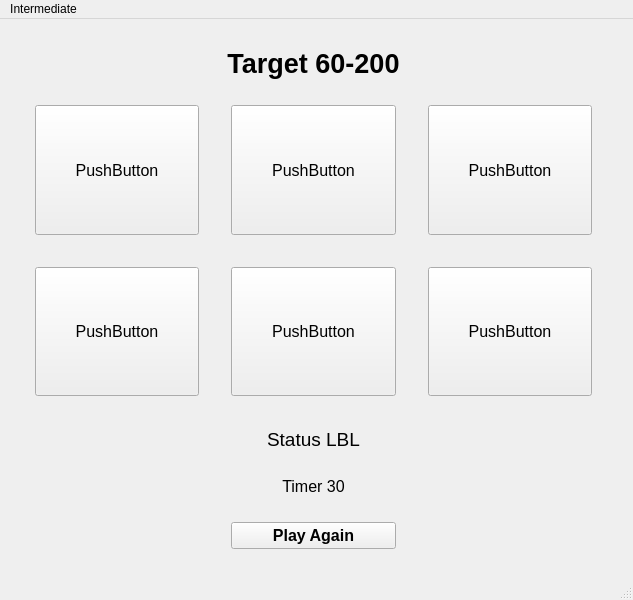
<?xml version="1.0" encoding="UTF-8"?>
<ui version="4.0">
 <class>IntermediateWindow</class>
 <widget class="QMainWindow" name="IntermediateWindow">
  <property name="geometry">
   <rect>
    <x>0</x>
    <y>0</y>
    <width>633</width>
    <height>600</height>
   </rect>
  </property>
  <property name="windowTitle">
   <string>MainWindow</string>
  </property>
  <widget class="QWidget" name="centralwidget">
   <layout class="QGridLayout" name="gridLayout">
    <item row="0" column="1" colspan="5">
     <layout class="QVBoxLayout" name="verticalLayout">
      <item>
       <spacer name="horizontalSpacer_7">
        <property name="orientation">
         <enum>Qt::Horizontal</enum>
        </property>
        <property name="sizeHint" stdset="0">
         <size>
          <width>40</width>
          <height>20</height>
         </size>
        </property>
       </spacer>
      </item>
      <item>
       <widget class="QLabel" name="label">
        <property name="font">
         <font>
          <pointsize>20</pointsize>
          <weight>75</weight>
          <bold>true</bold>
         </font>
        </property>
        <property name="text">
         <string>Target 60-200</string>
        </property>
        <property name="alignment">
         <set>Qt::AlignCenter</set>
        </property>
       </widget>
      </item>
      <item>
       <spacer name="horizontalSpacer_8">
        <property name="orientation">
         <enum>Qt::Horizontal</enum>
        </property>
        <property name="sizeHint" stdset="0">
         <size>
          <width>40</width>
          <height>20</height>
         </size>
        </property>
       </spacer>
      </item>
     </layout>
    </item>
    <item row="3" column="1">
     <widget class="QPushButton" name="pushButton_4">
      <property name="sizePolicy">
       <sizepolicy hsizetype="Preferred" vsizetype="Preferred">
        <horstretch>0</horstretch>
        <verstretch>0</verstretch>
       </sizepolicy>
      </property>
      <property name="font">
       <font>
        <pointsize>12</pointsize>
       </font>
      </property>
      <property name="text">
       <string>PushButton</string>
      </property>
     </widget>
    </item>
    <item row="3" column="5">
     <widget class="QPushButton" name="pushButton_6">
      <property name="sizePolicy">
       <sizepolicy hsizetype="Preferred" vsizetype="Preferred">
        <horstretch>0</horstretch>
        <verstretch>0</verstretch>
       </sizepolicy>
      </property>
      <property name="font">
       <font>
        <pointsize>12</pointsize>
       </font>
      </property>
      <property name="text">
       <string>PushButton</string>
      </property>
     </widget>
    </item>
    <item row="4" column="5">
     <spacer name="horizontalSpacer_6">
      <property name="orientation">
       <enum>Qt::Horizontal</enum>
      </property>
      <property name="sizeHint" stdset="0">
       <size>
        <width>40</width>
        <height>20</height>
       </size>
      </property>
     </spacer>
    </item>
    <item row="3" column="2">
     <spacer name="verticalSpacer_3">
      <property name="orientation">
       <enum>Qt::Vertical</enum>
      </property>
      <property name="sizeHint" stdset="0">
       <size>
        <width>20</width>
        <height>40</height>
       </size>
      </property>
     </spacer>
    </item>
    <item row="1" column="1">
     <widget class="QPushButton" name="pushButton">
      <property name="sizePolicy">
       <sizepolicy hsizetype="Preferred" vsizetype="Preferred">
        <horstretch>0</horstretch>
        <verstretch>0</verstretch>
       </sizepolicy>
      </property>
      <property name="font">
       <font>
        <pointsize>12</pointsize>
       </font>
      </property>
      <property name="text">
       <string>PushButton</string>
      </property>
     </widget>
    </item>
    <item row="2" column="3">
     <spacer name="horizontalSpacer_2">
      <property name="orientation">
       <enum>Qt::Horizontal</enum>
      </property>
      <property name="sizeHint" stdset="0">
       <size>
        <width>40</width>
        <height>20</height>
       </size>
      </property>
     </spacer>
    </item>
    <item row="3" column="3">
     <widget class="QPushButton" name="pushButton_5">
      <property name="sizePolicy">
       <sizepolicy hsizetype="Preferred" vsizetype="Preferred">
        <horstretch>0</horstretch>
        <verstretch>0</verstretch>
       </sizepolicy>
      </property>
      <property name="font">
       <font>
        <pointsize>12</pointsize>
       </font>
      </property>
      <property name="text">
       <string>PushButton</string>
      </property>
     </widget>
    </item>
    <item row="3" column="4">
     <spacer name="verticalSpacer_4">
      <property name="orientation">
       <enum>Qt::Vertical</enum>
      </property>
      <property name="sizeHint" stdset="0">
       <size>
        <width>20</width>
        <height>40</height>
       </size>
      </property>
     </spacer>
    </item>
    <item row="1" column="4">
     <spacer name="verticalSpacer_2">
      <property name="orientation">
       <enum>Qt::Vertical</enum>
      </property>
      <property name="sizeHint" stdset="0">
       <size>
        <width>20</width>
        <height>40</height>
       </size>
      </property>
     </spacer>
    </item>
    <item row="0" column="0" rowspan="7">
     <spacer name="verticalSpacer_5">
      <property name="orientation">
       <enum>Qt::Vertical</enum>
      </property>
      <property name="sizeHint" stdset="0">
       <size>
        <width>20</width>
        <height>40</height>
       </size>
      </property>
     </spacer>
    </item>
    <item row="1" column="5">
     <widget class="QPushButton" name="pushButton_3">
      <property name="sizePolicy">
       <sizepolicy hsizetype="Preferred" vsizetype="Preferred">
        <horstretch>0</horstretch>
        <verstretch>0</verstretch>
       </sizepolicy>
      </property>
      <property name="font">
       <font>
        <pointsize>12</pointsize>
       </font>
      </property>
      <property name="text">
       <string>PushButton</string>
      </property>
     </widget>
    </item>
    <item row="6" column="3">
     <widget class="QPushButton" name="pushButton_7">
      <property name="font">
       <font>
        <pointsize>12</pointsize>
        <weight>75</weight>
        <bold>true</bold>
       </font>
      </property>
      <property name="text">
       <string>Play Again</string>
      </property>
     </widget>
    </item>
    <item row="2" column="5">
     <spacer name="horizontalSpacer_3">
      <property name="orientation">
       <enum>Qt::Horizontal</enum>
      </property>
      <property name="sizeHint" stdset="0">
       <size>
        <width>40</width>
        <height>20</height>
       </size>
      </property>
     </spacer>
    </item>
    <item row="1" column="2">
     <spacer name="verticalSpacer">
      <property name="orientation">
       <enum>Qt::Vertical</enum>
      </property>
      <property name="sizeHint" stdset="0">
       <size>
        <width>20</width>
        <height>40</height>
       </size>
      </property>
     </spacer>
    </item>
    <item row="5" column="1" colspan="5">
     <layout class="QVBoxLayout" name="verticalLayout_2">
      <item>
       <widget class="QLabel" name="label_2">
        <property name="font">
         <font>
          <pointsize>14</pointsize>
         </font>
        </property>
        <property name="text">
         <string>Status LBL</string>
        </property>
        <property name="alignment">
         <set>Qt::AlignCenter</set>
        </property>
       </widget>
      </item>
      <item>
       <spacer name="horizontalSpacer_9">
        <property name="orientation">
         <enum>Qt::Horizontal</enum>
        </property>
        <property name="sizeHint" stdset="0">
         <size>
          <width>40</width>
          <height>20</height>
         </size>
        </property>
       </spacer>
      </item>
      <item>
       <widget class="QLabel" name="label_3">
        <property name="font">
         <font>
          <pointsize>12</pointsize>
         </font>
        </property>
        <property name="text">
         <string>Timer 30</string>
        </property>
        <property name="alignment">
         <set>Qt::AlignCenter</set>
        </property>
       </widget>
      </item>
      <item>
       <spacer name="horizontalSpacer_10">
        <property name="orientation">
         <enum>Qt::Horizontal</enum>
        </property>
        <property name="sizeHint" stdset="0">
         <size>
          <width>40</width>
          <height>20</height>
         </size>
        </property>
       </spacer>
      </item>
     </layout>
    </item>
    <item row="2" column="1">
     <spacer name="horizontalSpacer">
      <property name="orientation">
       <enum>Qt::Horizontal</enum>
      </property>
      <property name="sizeHint" stdset="0">
       <size>
        <width>40</width>
        <height>20</height>
       </size>
      </property>
     </spacer>
    </item>
    <item row="4" column="3">
     <spacer name="horizontalSpacer_5">
      <property name="orientation">
       <enum>Qt::Horizontal</enum>
      </property>
      <property name="sizeHint" stdset="0">
       <size>
        <width>40</width>
        <height>20</height>
       </size>
      </property>
     </spacer>
    </item>
    <item row="4" column="1">
     <spacer name="horizontalSpacer_4">
      <property name="orientation">
       <enum>Qt::Horizontal</enum>
      </property>
      <property name="sizeHint" stdset="0">
       <size>
        <width>40</width>
        <height>20</height>
       </size>
      </property>
     </spacer>
    </item>
    <item row="1" column="3">
     <widget class="QPushButton" name="pushButton_2">
      <property name="sizePolicy">
       <sizepolicy hsizetype="Preferred" vsizetype="Preferred">
        <horstretch>0</horstretch>
        <verstretch>0</verstretch>
       </sizepolicy>
      </property>
      <property name="font">
       <font>
        <pointsize>12</pointsize>
       </font>
      </property>
      <property name="text">
       <string>PushButton</string>
      </property>
     </widget>
    </item>
    <item row="7" column="0" colspan="8">
     <spacer name="horizontalSpacer_11">
      <property name="orientation">
       <enum>Qt::Horizontal</enum>
      </property>
      <property name="sizeHint" stdset="0">
       <size>
        <width>40</width>
        <height>20</height>
       </size>
      </property>
     </spacer>
    </item>
    <item row="0" column="7" rowspan="7">
     <spacer name="verticalSpacer_6">
      <property name="orientation">
       <enum>Qt::Vertical</enum>
      </property>
      <property name="sizeHint" stdset="0">
       <size>
        <width>20</width>
        <height>40</height>
       </size>
      </property>
     </spacer>
    </item>
   </layout>
  </widget>
  <widget class="QMenuBar" name="menubar">
   <property name="geometry">
    <rect>
     <x>0</x>
     <y>0</y>
     <width>633</width>
     <height>25</height>
    </rect>
   </property>
   <widget class="QMenu" name="menuIntermediate">
    <property name="title">
     <string>Intermediate</string>
    </property>
    <addaction name="actionBeginner"/>
    <addaction name="actionAdvanced"/>
   </widget>
   <addaction name="menuIntermediate"/>
  </widget>
  <widget class="QStatusBar" name="statusbar"/>
  <action name="actionBeginner">
   <property name="icon">
    <iconset resource="res.qrc">
     <normaloff>:/img/img/G.png</normaloff>:/img/img/G.png</iconset>
   </property>
   <property name="text">
    <string>Beginner</string>
   </property>
  </action>
  <action name="actionAdvanced">
   <property name="icon">
    <iconset resource="res.qrc">
     <normaloff>:/img/img/R.png</normaloff>:/img/img/R.png</iconset>
   </property>
   <property name="text">
    <string>Advanced</string>
   </property>
  </action>
 </widget>
 <resources>
  <include location="res.qrc"/>
 </resources>
 <connections/>
</ui>
